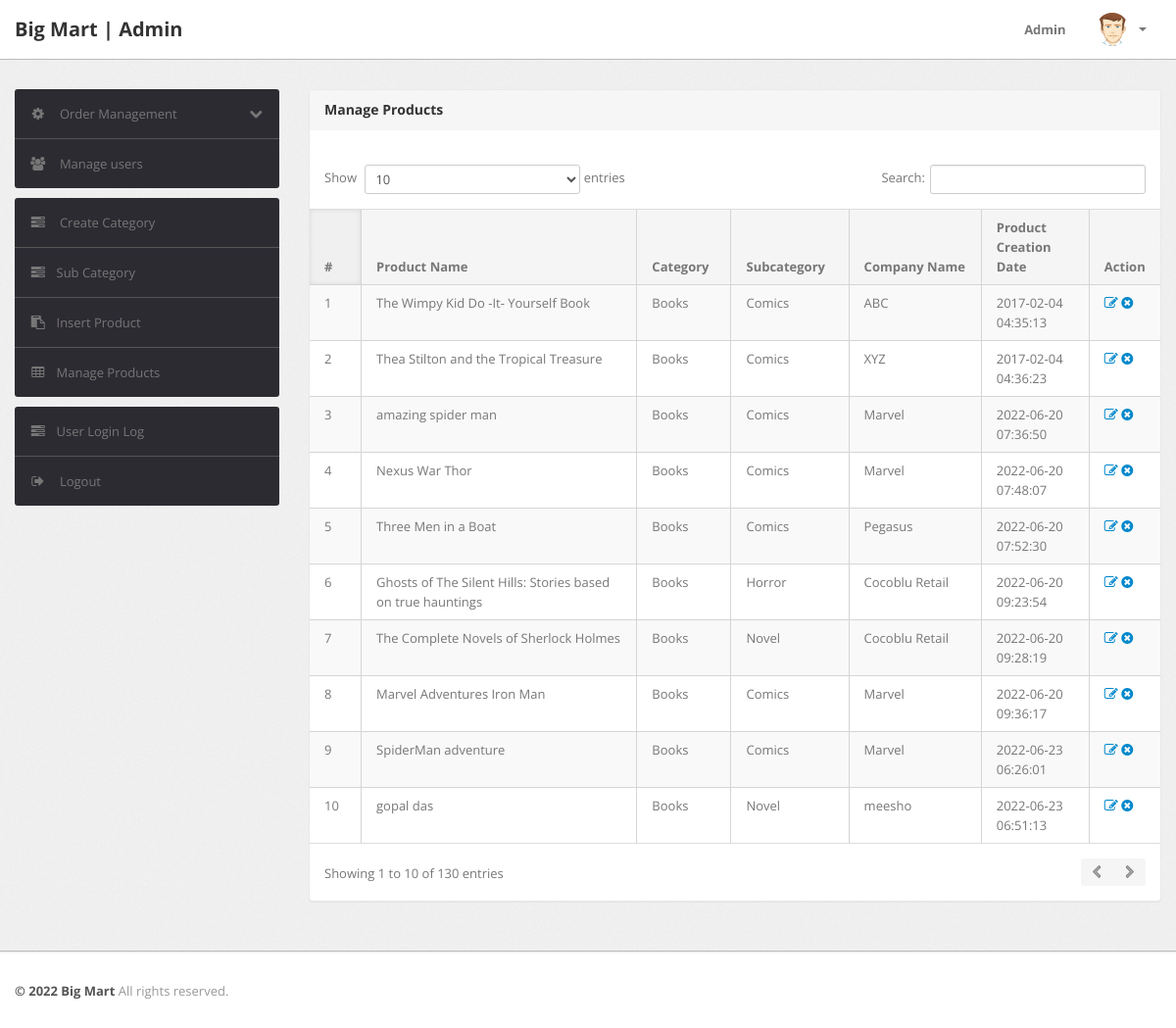
/admin/manage-products.php (signed in), run on the app's committed database.
### tables this page shows
CREATE TABLE `products` (
  `id` int(11) NOT NULL,
  `category` int(11) NOT NULL,
  `subCategory` int(11) DEFAULT NULL,
  `productName` varchar(255) DEFAULT NULL,
  `productCompany` varchar(255) DEFAULT NULL,
  `productPrice` int(11) DEFAULT NULL,
  `productPriceBeforeDiscount` int(11) DEFAULT NULL,
  `productDescription` longtext DEFAULT NULL,
  `productImage1` varchar(255) DEFAULT NULL,
  `productImage2` varchar(255) DEFAULT NULL,
  `productImage3` varchar(255) DEFAULT NULL,
  `shippingCharge` int(11) DEFAULT NULL,
  `productAvailability` varchar(255) DEFAULT NULL,
  `postingDate` timestamp NULL DEFAULT current_timestamp(),
  `updationDate` varchar(255) DEFAULT NULL
);

CREATE TABLE `category` (
  `id` int(11) NOT NULL,
  `categoryName` varchar(255) DEFAULT NULL,
  `categoryDescription` longtext DEFAULT NULL,
  `creationDate` timestamp NOT NULL DEFAULT current_timestamp(),
  `updationDate` varchar(255) DEFAULT NULL
);

CREATE TABLE `subcategory` (
  `id` int(11) NOT NULL,
  `categoryid` int(11) DEFAULT NULL,
  `subcategory` varchar(255) DEFAULT NULL,
  `creationDate` timestamp NULL DEFAULT current_timestamp(),
  `updationDate` varchar(255) DEFAULT NULL
);

### admin/manage-products.php (the view, shortened to what this page needs)
<?php
include('include/config.php');
if(strlen($_SESSION['alogin'])==0)
	{
header('location:index.php');
}
else{
?>
<!DOCTYPE html>
<html lang="en">
<head>
	<link type="text/css" href="bootstrap/css/bootstrap.min.css" rel="stylesheet">
	<link type="text/css" href="bootstrap/css/bootstrap-responsive.min.css" rel="stylesheet">
	<link type="text/css" href="css/theme.css" rel="stylesheet">
	<link type="text/css" href="images/icons/css/font-awesome.css" rel="stylesheet">
</head>
<body>
<?php include('include/header.php');?>
	<div class="wrapper">
		<div class="container">
			<div class="row">
<?php include('include/sidebar.php');?>
			<div class="span9">
					<div class="content">
	<div class="module">
							<div class="module-head">
								<h3>Manage Products</h3>
							</div>
							<div class="module-body table">
									<br />
								<table cellpadding="0" cellspacing="0" border="0" class="datatable-1 table table-bordered table-striped	 display" width="100%">
									<thead>
										<tr>
											<th>#</th>
											<th>Product Name</th>
											<th>Category </th>
											<th>Subcategory</th>
											<th>Company Name</th>
											<th>Product Creation Date</th>
											<th>Action</th>
										</tr>
									</thead>
									<tbody>
<?php $query=mysqli_query($con,"select products.*,category.categoryName,subcategory.subcategory from products join category on category.id=products.category join subcategory on subcategory.id=products.subCategory");
$cnt=1;
while($row=mysqli_fetch_array($query))
{
?>
										<tr>
											<td><?php echo htmlentities($cnt);?></td>
											<td><?php echo htmlentities($row['productName']);?></td>
											<td><?php echo htmlentities($row['categoryName']);?></td>
											<td> <?php echo htmlentities($row['subcategory']);?></td>
											<td><?php echo htmlentities($row['productCompany']);?></td>
											<td><?php echo htmlentities($row['postingDate']);?></td>
											<td>
											<a href="edit-products.php?id=<?php echo $row['id']?>" ><i class="icon-edit"></i></a>
											<a href="manage-products.php?id=<?php echo $row['id']?>&del=delete" onClick="return confirm('Are you sure you want to delete?')"><i class="icon-remove-sign"></i></a></td>
										</tr>
										<?php $cnt=$cnt+1; } ?>
								</table>
							</div>
						</div>
					</div>
				</div>
			</div>
		</div>
	</div>
<?php include('include/footer.php');?>
</body>
<?php } ?>

### data on the page
products: productName "The Wimpy Kid Do -It- Yourself Book", category.categoryName "Books", subcategory.subcategory "Comics", productCompany "ABC", postingDate "2017-02-04 04:35:13"
products: productName "Thea Stilton and the Tropical Treasure", category.categoryName "Books", subcategory.subcategory "Comics", productCompany "XYZ", postingDate "2017-02-04 04:36:23"
products: productName "amazing spider man", category.categoryName "Books", subcategory.subcategory "Comics", productCompany "Marvel", postingDate "2022-06-20 07:36:50"
products: productName "Nexus War Thor", category.categoryName "Books", subcategory.subcategory "Comics", productCompany "Marvel", postingDate "2022-06-20 07:48:07"
products: productName "Three Men in a Boat", category.categoryName "Books", subcategory.subcategory "Comics", productCompany "Pegasus", postingDate "2022-06-20 07:52:30"
products: productName "Ghosts of The Silent Hills: Stories based on true hauntings", category.categoryName "Books", subcategory.subcategory "Horror", productCompany "Cocoblu Retail", postingDate "2022-06-20 09:23:54"
products: productName "The Complete Novels of Sherlock Holmes", category.categoryName "Books", subcategory.subcategory "Novel", productCompany "Cocoblu Retail", postingDate "2022-06-20 09:28:19"
products: productName "Marvel Adventures Iron Man", category.categoryName "Books", subcategory.subcategory "Comics", productCompany "Marvel", postingDate "2022-06-20 09:36:17"
products: productName "SpiderMan adventure", category.categoryName "Books", subcategory.subcategory "Comics", productCompany "Marvel", postingDate "2022-06-23 06:26:01"
products: productName "gopal das", category.categoryName "Books", subcategory.subcategory "Novel", productCompany "meesho", postingDate "2022-06-23 06:51:13"
